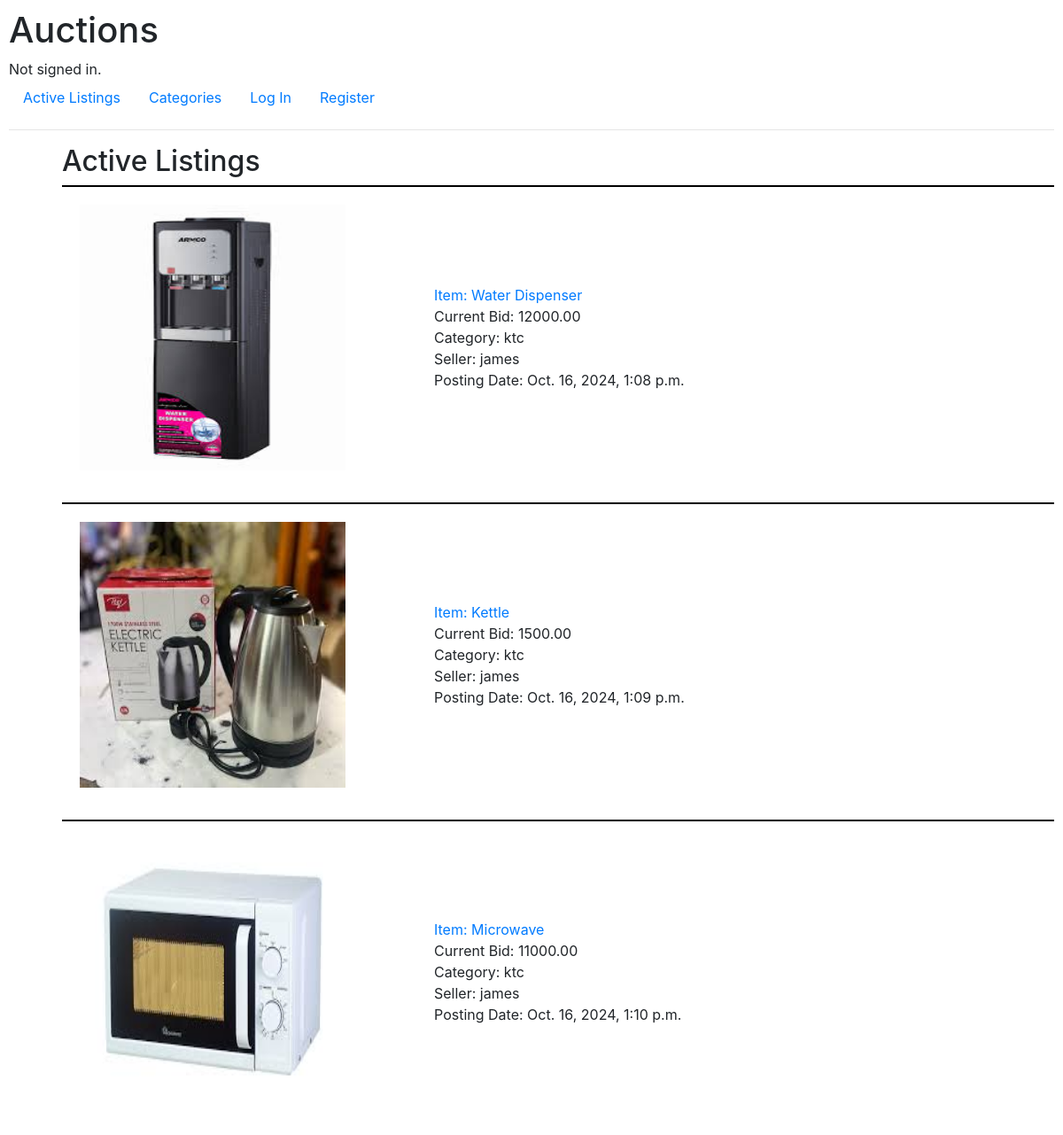
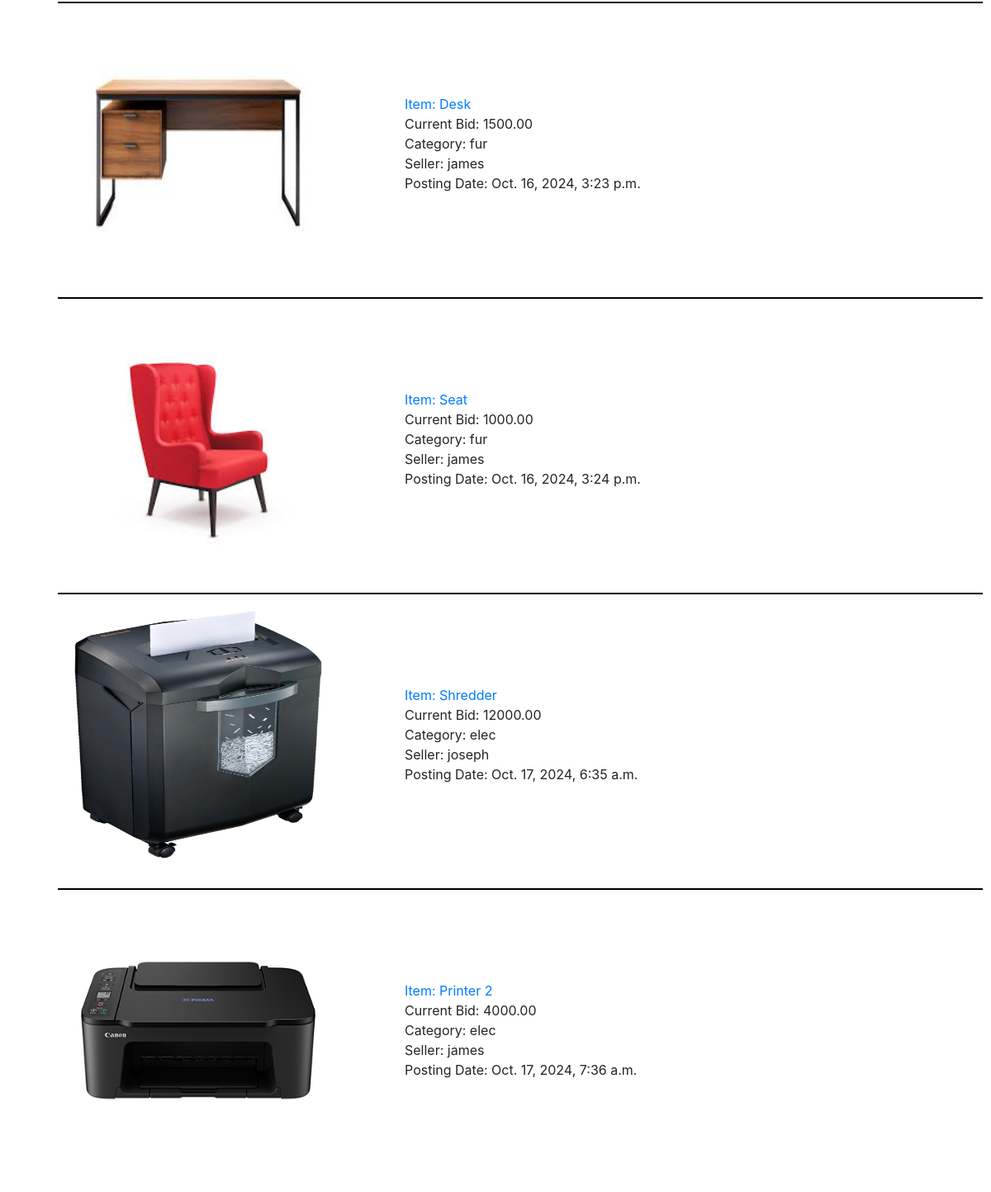
The page / on the database its author committed (2 pictures, top to bottom).
### auctions/models.py (models this page shows, shortened)
class Listing(models.Model):
    CATEGORY_CHOICES = [
        ('elec', 'Electronics'),
        ('ktc', 'Kitchen Appliances'),
        ('clt', 'Clothing'),
        ('fur', 'Furniture')
    ]
    title = models.CharField(max_length=64)
    description = models.TextField()
    starting_bid = models.DecimalField(max_digits=10, decimal_places=2)
    posting_date = models.DateTimeField(auto_now_add=True)
    category = models.CharField(max_length=32, choices=CATEGORY_CHOICES)
    image  = models.ImageField(null=True, blank=True, upload_to="images/")
    closed = models.BooleanField(default=False)
    user = models.ForeignKey(User, on_delete=models.CASCADE, related_name="listing")

class User(AbstractUser):
    pass

### auctions/views.py (the view)
# urls.py: path("", views.index, name="index"),
def index(request):
    listing = Listing.objects.exclude(closed=True)
    return render(request, "auctions/index.html", {
        "listings":listing,
        "total": total_items(request.user.id)
    })

### auctions/views.py (called while the page is built)
def total_items(user_id):
     return Watchlist.objects.filter(author = user_id).count()

### auctions/templates/auctions/index.html
{% extends "auctions/layout.html" %}
{% block body %}
    <h2>Active Listings</h2>
    {% for listing in listings %}
        <ul id="active-listing">
            <div>
                <li>{% if listing.image %}
                    <img src="{{ listing.image.url }}" alt="photo of item" class="active-image">
                {% endif %}</li>
            </div>
            <div id="details">
                <li><a href="{% url 'listing' listing.id %}">Item: {{ listing.title }} </a></li>
                <li>Current Bid: {{ listing.starting_bid}}</li>
                <li>Category: {{ listing.category}}</li>
                <li>Seller: {{ listing.user.username }}</li>
                <li>Posting Date: {{ listing.posting_date }}</li>
            </div>
        </ul>
    {% endfor %}
{% endblock %}

### auctions/static/auctions/styles.css (style rules this page uses)
body { padding: 10px; }
h2 { margin-left: 60px; }
#active-listing { margin-left: 60px; list-style-type: none; display: flex; gap: 100px; align-items: center; padding: 20px; border-top: 2px solid black; }
.active-image { width: 300px; height: 300px; }
ul { list-style-type: none; }

### rows shown on the page
Listing: image (picture), title "Water Dispenser", starting_bid "12000.00", category "ktc", user.username "james", posting_date "Oct. 16, 2024, 1:08 p.m."
Listing: image (picture), title "Kettle", starting_bid "1500.00", category "ktc", user.username "james", posting_date "Oct. 16, 2024, 1:09 p.m."
Listing: image (picture), title "Microwave", starting_bid "11000.00", category "ktc", user.username "james", posting_date "Oct. 16, 2024, 1:10 p.m."
Listing: image (picture), title "Desk", starting_bid "1500.00", category "fur", user.username "james", posting_date "Oct. 16, 2024, 3:23 p.m."
Listing: image (picture), title "Seat", starting_bid "1000.00", category "fur", user.username "james", posting_date "Oct. 16, 2024, 3:24 p.m."
Listing: image (picture), title "Shredder", starting_bid "12000.00", category "elec", user.username "joseph", posting_date "Oct. 17, 2024, 6:35 a.m."
Listing: image (picture), title "Printer 2", starting_bid "4000.00", category "elec", user.username "james", posting_date "Oct. 17, 2024, 7:36 a.m."
